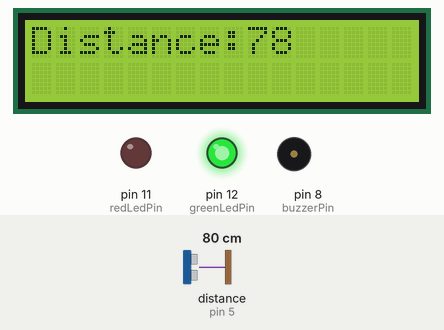
Recording of a sketch running on a simulated Arduino Uno, built with avr-gcc and run on an emulated ATmega328P. Shown: 16×2 character LCD, output pins drawn as LEDs (lit = HIGH), buzzer (waves = sounding, pin HIGH). Wiring (inferred from the names in the program): ultrasonic range finder: trigger pin 3; echo pin 5. The test bench sets the inputs (shaded band); at power-on: distance to the obstacle (sensor on pin 5) 80 cm. The echo pulse lasts 58.3 µs per cm; pins used as bus, display or sensor lines are not drawn; what the sketch prints to the serial monitor is not drawn.

Above: at 1.2 s.
1.3 s: distance to the obstacle (sensor on pin 5) set to 18 cm
At 2.8 s:
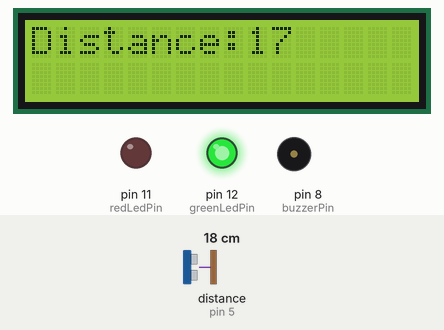
3.1 s: distance to the obstacle (sensor on pin 5) set to 13 cm
At 4.0 s:
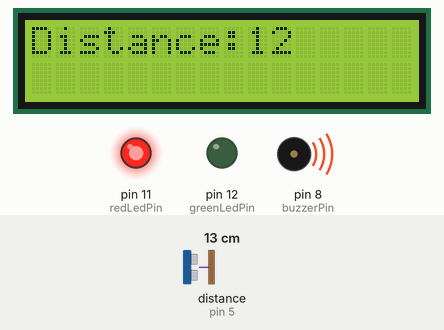
4.6 s: distance to the obstacle (sensor on pin 5) set to 2 cm
At 6.2 s:
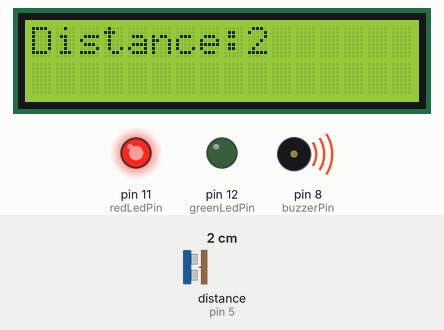
Timing chart, 0 to 7.7 s (numbered marks = the images above; inputs shaded):
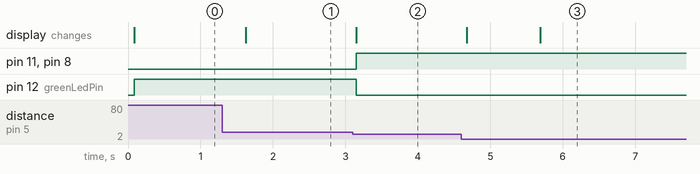

Measured:
- the behaviour switches between 16 and 15 cm on distance to the obstacle (sensor on pin 5) (found by bisection; images 1 and 2)
- after the input at 1.3 s, the display: changes after 0.32 s (image 1)
- after the input at 3.1 s, pin 11 (redLedPin), pin 8 (buzzerPin): LOW → HIGH after 0.05 s; pin 12 (greenLedPin): HIGH → LOW after 0.05 s; the display: changes after 0.05 s (image 2)
- after the input at 4.6 s, the display: first changes after 0.07 s (image 3 shows a later state)

The sketch:

sketch_may3b.ino
```cpp
#include <Wire.h>
#include <LiquidCrystal_I2C.h>

// Define pins
#define trigPin 3
#define echoPin 5
#define redLedPin 11
#define greenLedPin 12
#define buzzerPin 8 // Pin for the buzzer

// Define LCD address
#define LCD_ADDRESS 0x27 // Change this address if your LCD has a different address

// Define variables
long duration;
int distance;

// Initialize the LCD with the I2C address and number of columns and rows
LiquidCrystal_I2C lcd(LCD_ADDRESS, 16, 2);

void setup() {
  Serial.begin(9600);
  // Set trigPin as an output
  pinMode(trigPin, OUTPUT);
  // Set echoPin as an input
  pinMode(echoPin, INPUT);
  // Set redLedPin and greenLedPin as outputs
  pinMode(redLedPin, OUTPUT);
  pinMode(greenLedPin, OUTPUT);
  pinMode(buzzerPin, OUTPUT);

  // Initialize the I2C LCD
  lcd.init();
  // Turn on the backlight
  lcd.backlight();

  // Print initial message
  lcd.setCursor(0, 0);
  lcd.print("Distance: ");
}

void loop() {
  // Clear trigPin
  digitalWrite(trigPin, LOW);
  delayMicroseconds(2);
  // Set trigPin high for 10 microseconds
  digitalWrite(trigPin, HIGH);
  delayMicroseconds(10);
  digitalWrite(trigPin, LOW);
  // Measure echoPin pulse duration
  duration = pulseIn(echoPin, HIGH);
  // Convert duration to distance
  distance = duration * 0.034 / 2;
  // Turn on red LED if distance is less than 10 cm, otherwise turn on green LED

  Serial.print("Distance : ");
  Serial.println(distance);


  lcd.setCursor(9, 0);
  lcd.print("    "); // Clear previous distance
  lcd.setCursor(9, 0);
  lcd.print(distance);


  if (distance < 15) {
    digitalWrite(redLedPin, HIGH);
    digitalWrite(greenLedPin, LOW);
    digitalWrite(buzzerPin, HIGH); // Turn on the buzzer
  } else if (distance >= 7 ) {
    digitalWrite(redLedPin, LOW);
    digitalWrite(greenLedPin, HIGH);
    digitalWrite(buzzerPin, LOW); // Turn off the buzzer
  } else {
    // // Distance is either above 60 or less than 0
    // digitalWrite(redLedPin, LOW);
    // digitalWrite(greenLedPin, LOW);
    digitalWrite(buzzerPin, LOW); // Turn off the buzzer
  }
  // Wait for 500 milliseconds before measuring again
  delay(500);
}
```
